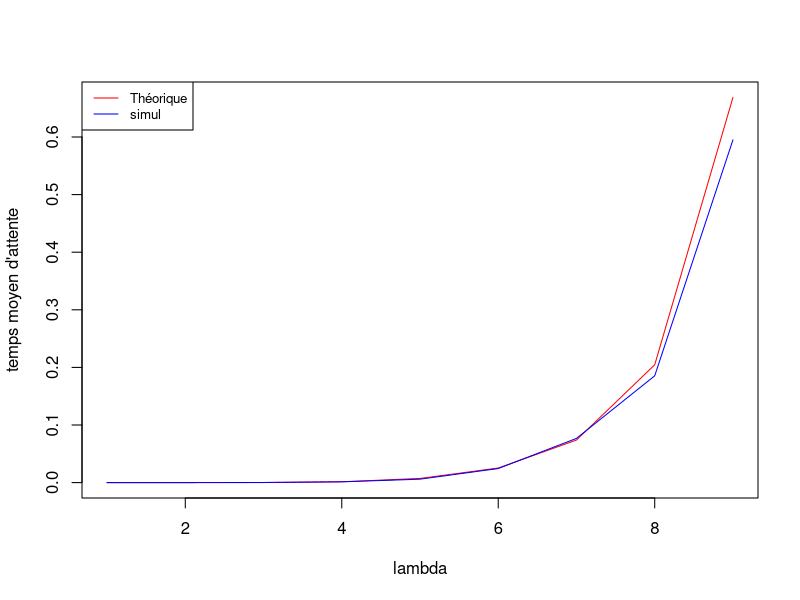

This figure's R source:
g = read.table("tempstheo1.txt")
jpeg("tempsMoytheosimu.jpg")
lambda=g$V1
moy1=g$V2


h=read.table("Temps1.txt")
moy2=h$V2

plot(lambda,moy1,type="l",,xlab="lambda",ylab="temps moyen d'attente",col="red")
lines(lambda,moy2,type="l",col="blue")
legend("topleft",legend=c("Théorique","simul"),col=c("red","blue"),lty=1:1,cex=0.8)

dev.off()
